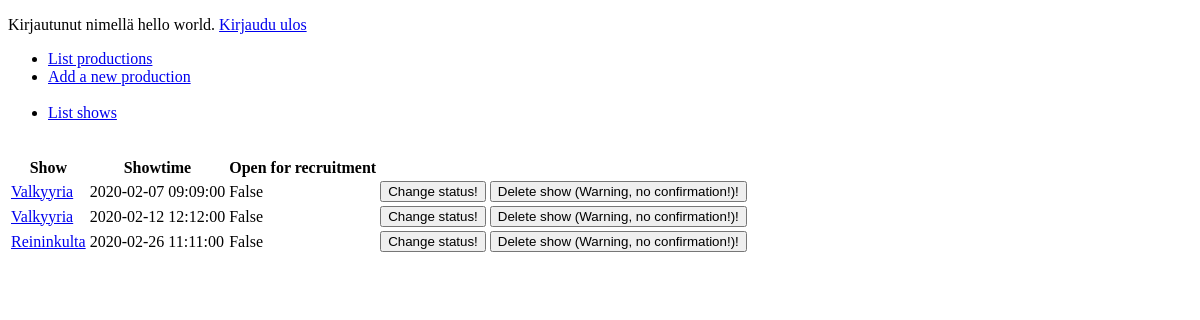
The page /shows/ (signed in) on the database as committed earlier.
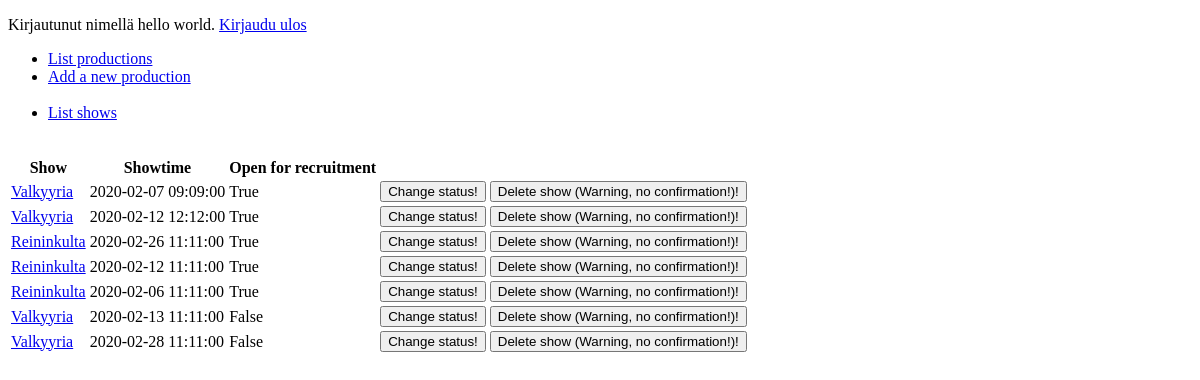
The same page on the database as committed later.
### application/auth/models.py (models this page shows, shortened)
class User(db.Model):
    __tablename__ = "account"
    id = db.Column(db.Integer, primary_key=True)
    date_created = db.Column(db.DateTime, default=db.func.current_timestamp())
    date_modified = db.Column(db.DateTime, default=db.func.current_timestamp(),
                              onupdate=db.func.current_timestamp())
    name = db.Column(db.String(144), nullable=False)
    username = db.Column(db.String(144), nullable=False)
    password = db.Column(db.String(144), nullable=False)

### application/shows/models.py (models this page shows, shortened)
class Show(db.Model):
    id = db.Column(db.Integer, primary_key=True)
    show_date = db.Column(db.DateTime, default=db.func.current_timestamp())
    date_modified = db.Column(db.DateTime, default=db.func.current_timestamp(),
    onupdate=db.func.current_timestamp())
    name = db.Column(db.String(144), nullable=False)
    open_for_recruitment = db.Column(db.Boolean, nullable=False)
    production_id = db.Column(db.Integer, db.ForeignKey('production.id'),
                           nullable=False)

### application/shows/views.py (the view)
@app.route("/shows/", methods=["GET"])
@login_required
def shows_index():
    return render_template("shows/list.html", shows = Show.query.all())

### application/__init__.py (called while the page is built)
@login_manager.user_loader
def load_user(user_id):
    return User.query.get(user_id)

### application/templates/shows/list.html
{% extends "layout.html" %}
{% block body %}
  <table>
    <tr>
      <th>Show</th>
      <th>Showtime</th>
      <th>Open for recruitment</th>
      <th></th>
    </tr>
    {% for show in shows %}
    <tr>
      <td><a href="{{ url_for('show_details', show_id=show.id) }}">{{ show.name }}</a></td>
      <td>{{ show.show_date }}</td>
      <td>{{ show.open_for_recruitment }}</td>
      <td>
        <form method="POST" action="{{ url_for('shows_set_recruitment_open', show_id=show.id) }}">
          <input type="submit" value="Change status!"/>
        </form>
      </td>
      <td>
        <form method="POST" action="{{ url_for('shows_delete', show_id=show.id) }}">
          <input type="submit" value="Delete show (Warning, no confirmation!)!"/>
        </form>
      </td>
    </tr>
    {% endfor %}
  </table>
{% endblock %}

### application/templates/layout.html (shortened to what this page needs)
<!DOCTYPE html>
<html>
  <head>
  </head>
  <body>
      {% if current_user.is_authenticated %}
      <p>
	      Kirjautunut nimellä {{ current_user.name }}. <a href="{{ url_for('auth_logout') }}">Kirjaudu ulos</a>
      </p>
      <ul>
        <li><a href="{{ url_for('productions_index') }}">List productions</a></li>
        <li><a href="{{ url_for('productions_form') }}">Add a new production</a></li>
        <br>
        <li><a href="{{ url_for('shows_index') }}">List shows</a></li>
        <br>
      </ul>
      {% endif %}
    {% block body %}{% endblock %}
  </body>
</html>

Rows that differ between the two databases and show on the page:
changed Show (number 1 of 7 on the later page): open_for_recruitment "False" → "True"
changed Show (number 2 of 7 on the later page): open_for_recruitment "False" → "True"
changed Show (number 3 of 7 on the later page): open_for_recruitment "False" → "True"
added Show: name "Reininkulta", show_date "2020-02-12 11:11:00", open_for_recruitment "True"
added Show: name "Reininkulta", show_date "2020-02-06 11:11:00", open_for_recruitment "True"
added Show: name "Valkyyria", show_date "2020-02-13 11:11:00", open_for_recruitment "False"
added Show: name "Valkyyria", show_date "2020-02-28 11:11:00", open_for_recruitment "False"
